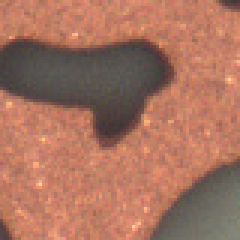
#> input picture 機器視覺/AOI影像/Images/ORI/08s920106da_L4_1212b_010610a_45_16_ROI2_OPOK.png, 80 x 80 px, found by its file name (shown 3 times larger); its folder holds 4 pictures in this run
$ python Test2.py
#> lines starting #> are read from the running program, lines starting #| are printed output that depends on the picture; after the words box and inside, x2 and y2 are one past the last pixel; in counts of white or black regions, pixels touching at a corner belong together; pictures that were not available may be replaced by others from this repository, and a replacement may not be noted
import cv2
import os

folder1 = './Images/ORI'
folder2 = './Images/CAM'

# 讀取文件中的編號
def get_file_num(filename):
    num_str = ''.join(filter(str.isdigit, filename))
    if num_str:
        return int(num_str)
    else:
        return -1  #返回一個默認值，表示未能提取數字

# 讀取兩個文件夾中的文件
files1 = os.listdir(folder1)
files2 = os.listdir(folder2)

# 按照編號進行排序
files1 = sorted(files1, key=get_file_num)
files2 = sorted(files2, key=get_file_num)

score = 0

# 創建固定大小的視窗
cv2.namedWindow('img1', cv2.WINDOW_NORMAL)
cv2.namedWindow('img2', cv2.WINDOW_NORMAL)
cv2.namedWindow('Processed', cv2.WINDOW_NORMAL)
cv2.namedWindow('Diff', cv2.WINDOW_NORMAL)

# 逐一比較每個文件
for i in range(len(files1)):
    img1 = cv2.imread(os.path.join(folder1, files1[i]))
#> img1 is the input picture: shape (80, 80, 3); mean B, G, R 95.1, 114.6, 167.6
    img2 = cv2.imread(os.path.join(folder2, files2[i]))
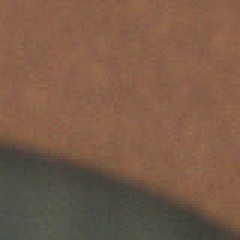
#> input picture 機器視覺/AOI影像/Images/ORI/08q070012c6_L2_0122b_012613a_94_37_ROI0_OPOK.png, 80 x 80 px, given as the content of the folder ./Images/CAM, which was not available (shown 3 times larger)
#> img2 is the input picture: shape (80, 80, 3); mean B, G, R 72, 91.3, 121.9

    # 灰階化
    gray1 = cv2.cvtColor(img1, cv2.COLOR_BGR2GRAY)
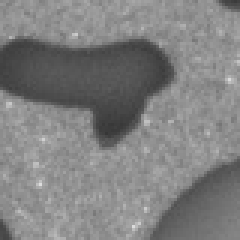
#> gray1: shape (80, 80) (shown 3 times larger); min 54, max 221, mean 128.3
    gray2 = cv2.cvtColor(img2, cv2.COLOR_BGR2GRAY)
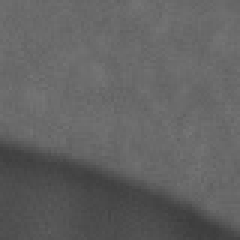
#> gray2: shape (80, 80) (shown 3 times larger); min 61, max 119, mean 98.3

    # 中值濾波器
    img1 = cv2.medianBlur(img1, 3)
    img2 = cv2.medianBlur(img2, 3)

    # 二值化
    ret1, thresh1 = cv2.threshold(gray1, 100, 255, cv2.THRESH_BINARY)
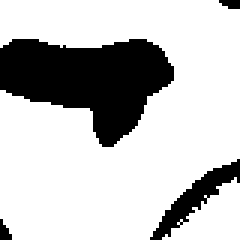
#> thresh1: shape (80, 80) (shown 3 times larger); 76.2% white; 4 black regions (2 under 20 px), largest, box (x1, y1, x2, y2) and area: (0, 13, 58, 49) 1268, (50, 53, 80, 80) 223
    ret2, thresh2 = cv2.threshold(gray2, 100, 255, cv2.THRESH_BINARY)
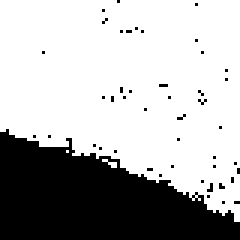
#> thresh2: shape (80, 80) (shown 3 times larger); 69.8% white; 46 black regions (45 under 20 px), largest, box (x1, y1, x2, y2) and area: (0, 43, 80, 80) 1869

    # 侵蝕
    kernel = cv2.getStructuringElement(cv2.MORPH_RECT, (6, 6))
    dilated1 = cv2.dilate(thresh1, kernel, iterations=1)
#> dilated1: shape (80, 80); 86.9% white; 3 black regions (2 under 20 px), largest, box (x1, y1, x2, y2) and area: (0, 16, 55, 46) 835

    # 圖像差異
    diff = cv2.absdiff(dilated1, thresh2)
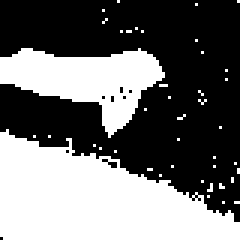
#> diff: shape (80, 80) (shown 3 times larger); 43% white; 42 white regions (40 under 20 px), largest, box (x1, y1, x2, y2) and area: (0, 43, 80, 80) 1868, (0, 16, 55, 46) 829

    # 計算白點像素比例
    h, w = diff.shape[:2]
#> h = 80; w = 80
    white_count = cv2.countNonZero(diff)
#> white_count = 2755
    percent = white_count / (h * w)
#> percent = 0.43
    if percent > 0.1:
        print('瑕疵')
    else:
        print('無瑕疵')
        score += 0.5

    # 調整圖片大小
    img1 = cv2.resize(img1, (400, 400))
#> img1: shape (400, 400, 3)
    img2 = cv2.resize(img2, (400, 400))
#> img2: shape (400, 400, 3)
    dilated1 = cv2.resize(dilated1, (400, 400))
#> dilated1: shape (400, 400)
    diff = cv2.resize(diff, (400, 400))
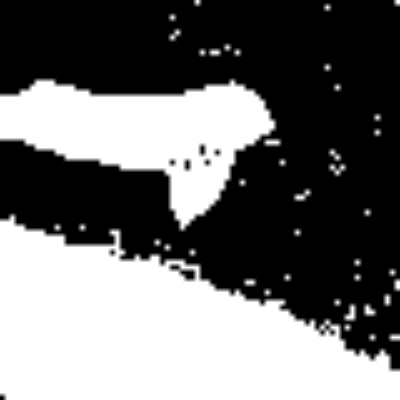
#> diff: shape (400, 400); min 0, max 255, mean 109.8
#> (the run stopped early here; a loop or call above may not have finished)
